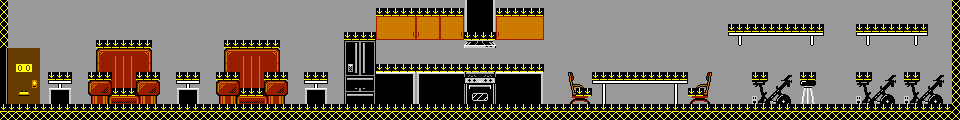

The image is a tile-based game level rendered from a .tmx file. Its description and source (layers, tilesets, objects; grid data summarised) follow:
An orthogonal 120x15 tile map with 8x8 px tiles, 5 tile layers (pal3, pal2, pal1, pal0, ...), 5 tilesets.

<map version="1.9" tiledversion="1.9.2" orientation="orthogonal" renderorder="right-down" width="120" height="15" tilewidth="8" tileheight="8" infinite="0" nextlayerid="6" nextobjectid="1">
 <editorsettings>
  <export format="csv" />
 </editorsettings>
 <tileset firstgid="1" source="../condo_tiles_bw.tsx" />
 <tileset firstgid="257" source="../condo_0.tsx" />
 <tileset firstgid="513" source="../condo_plat.tsx" />
 <tileset firstgid="769" source="../condo_1.tsx" />
 <tileset firstgid="1025" source="../condo_tiles_blue.tsx" />
 <layer id="2" name="pal3" width="120" height="15">
  <data>[1800 cells, 1800 non-empty, 99 distinct tile ids]</data>
 </layer>
 <layer id="1" name="pal2" width="120" height="15">
  <data>[1800 cells, 0 non-empty, 0 distinct tile ids]</data>
 </layer>
 <layer id="3" name="pal1" width="120" height="15">
  <data>[1800 cells, 212 non-empty, 64 distinct tile ids]</data>
 </layer>
 <layer id="4" name="pal0" width="120" height="15">
  <data>[1800 cells, 32 non-empty, 5 distinct tile ids]</data>
 </layer>
 <layer id="5" name="platform" width="120" height="15">
  <data>[1800 cells, 391 non-empty, 2 distinct tile ids]</data>
 </layer>
</map>
